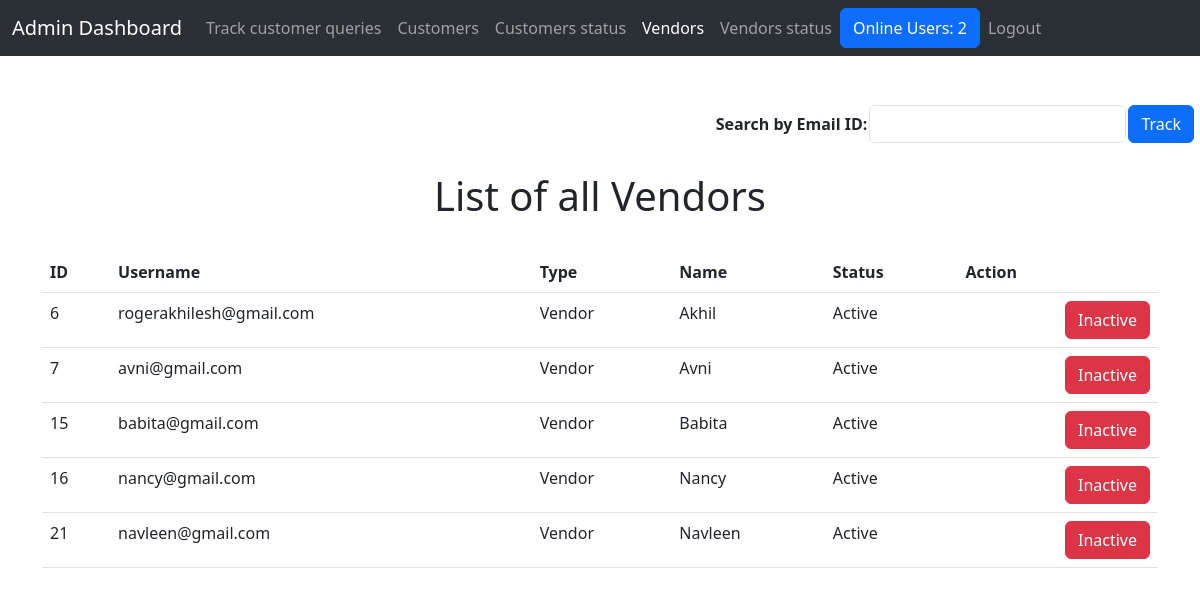
Page /allvendors.php on the committed database.
### tables this page shows
CREATE TABLE IF NOT EXISTS `userinformation` (
  `id` int NOT NULL AUTO_INCREMENT,
  `username` varchar(255) NOT NULL,
  `userpass` varchar(255) NOT NULL,
  `name` varchar(225) NOT NULL,
  `city` varchar(225) NOT NULL,
  `pic` varchar(225) DEFAULT NULL,
  `contact` varchar(255) NOT NULL,
  `type` varchar(255) NOT NULL,
  `dob` varchar(255) NOT NULL,
  `billingaddress` varchar(255) NOT NULL,
  `que` varchar(255) NOT NULL,
  `ans` varchar(255) NOT NULL,
  `status` varchar(255) NOT NULL,
  PRIMARY KEY (`id`)
);

### online_users.php (called while the page is built, shortened)
<?php
function countOnlineUsers() {
    $servername = "localhost";
    $username = "root";
   $password = "ipsleisha1703";
    $dbname = "myproj";
    $conn = mysqli_connect($servername, $username, $password, $dbname);
    $active_users = array();
    $sql = "SELECT * FROM user_sessions";
    $result = mysqli_query($conn, $sql);
    if ($result && mysqli_num_rows($result) > 0) {
        while ($row = mysqli_fetch_assoc($result)) {
            $login_time = strtotime($row['login_time']);
            $logout_time = strtotime($row['logout_time']);
            if ($login_time > $logout_time) {
                $active_users[$row['user_id']] = $login_time;
            } else {
                unset($active_users[$row['user_id']]);
            }
        }
    }
    return count($active_users);
}
?>

### allvendors.php (the view, shortened to what this page needs)
<?php
$servername = "localhost";
$username = "root";
$password = "ipsleisha1703";
$dbname = "myproj";
$conn = mysqli_connect($servername, $username, $password, $dbname);
if (isset($_GET["vendor_username"])) {
    $vendor_username = $_GET["vendor_username"];
    $sql = "SELECT * FROM userinformation WHERE username = ? AND type='Vendor'";
    $stmt = mysqli_prepare($conn, $sql);
    mysqli_stmt_bind_param($stmt, "s", $vendor_username);
    mysqli_stmt_execute($stmt);
    $result = mysqli_stmt_get_result($stmt);
} else {
    $sql = "SELECT * FROM userinformation WHERE type='Vendor'";
    $result = mysqli_query($conn, $sql);
}
include 'online_users.php';
$online_count = countOnlineUsers();
?>
<!DOCTYPE html>
<html>
<head>
    <link href="https://cdn.jsdelivr.net/npm/bootstrap@5.3.0/dist/css/bootstrap.min.css" rel="stylesheet">
</head>
<body>
<nav class="navbar navbar-expand-lg bg-body-tertiary" data-bs-theme="dark">
  <div class="container-fluid">
    <a class="navbar-brand" href="admindashboard.php">Admin Dashboard</a>
    <div class="collapse navbar-collapse" id="navbarNavAltMarkup">
      <div class="navbar-nav">
        <a class="nav-link " aria-current="page" href="trackstatus.php">Track customer queries</a>
        <a class="nav-link " href="allcustomers.php">Customers</a>
		<a class="nav-link " href="list.php">Customers status</a>
        <a class="nav-link active" href="allvendors.php">Vendors</a>
		<a class="nav-link " href="list2.php">Vendors status</a>
		<button class="btn btn-primary">Online Users: <?php echo $online_count; ?></button>
		 <form action="logout.php" method="post">
    <input type="submit" name="logout" value="Logout" class="nav-link" >
</form>
      </div>
    </div>
  </div>
</nav>
<br>
<br>
<div style="float:right;margin-right:5px;">
<table style="border:none;">
    <form method="GET" action="" style="margin-right:30px;">
        <td><label for="email"><b>Search by Email ID:</b></label></td>
        <td><input type="email" name="vendor_username" class="form-control" required></td>
        <td><button type="submit" class="btn btn-primary" >Track</button></td>
    </form>
	</table>
</div>
<br><br>
    <div class="container">
        <h1 style="text-align: center; margin-top: 20px;">List of all Vendors</h1><br>
        <table class="table">
            <thead>
                <tr>
                    <th>ID</th>
                    <th>Username</th>
					<th>Type</th>
                    <th>Name</th>
                    <th>Status</th>
                    <th>Action</th>
                </tr>
            </thead>
            <tbody>
                <?php
                if (mysqli_num_rows($result) > 0) {
                    while ($row = mysqli_fetch_assoc($result)) {
                        ?>
                        <tr>
                            <td><?php echo $row["id"]; ?></td>
                            <td><?php echo $row["username"]; ?></td>
							<td><?php echo $row["type"]; ?></td>
                            <td><?php echo $row["name"]; ?></td>
                            <td><?php echo $row["status"]; ?></td>
                            <td>
                    <?php if ($row["status"] === "Active") : ?>
                        <div style="float:right;">
                            <form action="" method="post">
                                <button type="submit" class="btn btn-danger inactive-btn">Inactive</button>
                            </form>
                        </div>
                    <?php endif; ?>
                </td>
            </tr>
        <?php
        }
    } else {
        echo "<tr><td colspan='6'>No users found.</td></tr>";
    }
    ?>
</tbody>
        </table>
    </div>
</body>
</html>

### rows in the picture
userinformation: id "6", username "rogerakhilesh@gmail.com", type "Vendor", name "Akhil", status "Active"
userinformation: id "7", username "avni@gmail.com", type "Vendor", name "Avni", status "Active"
userinformation: id "15", username "babita@gmail.com", type "Vendor", name "Babita", status "Active"
userinformation: id "16", username "nancy@gmail.com", type "Vendor", name "Nancy", status "Active"
userinformation: id "21", username "navleen@gmail.com", type "Vendor", name "Navleen", status "Active"

### other values in the picture
$online_count "2"
